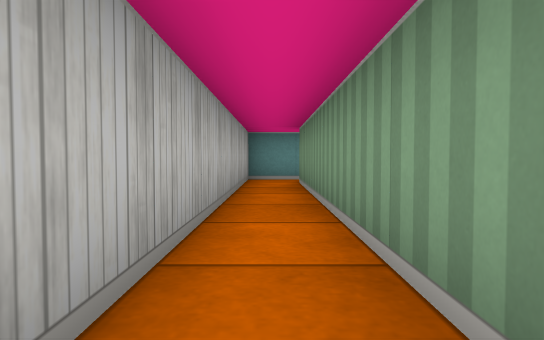
View 1 (above)

15 first-person views from a walk through a cub3D ray-caster map. The camera is about half as high as the walls, tilts 2° down and sees 75° across. The floor is counted in squares. Each view is taken from the middle of a square. On the plan, view 1 faces up. The plan holds only what a view shows up to about 9 squares ahead; the rest is blank.

View 2
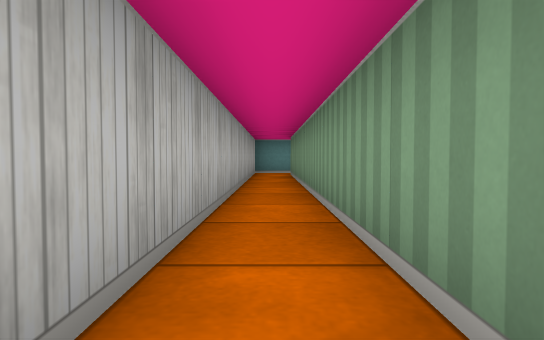

View 3
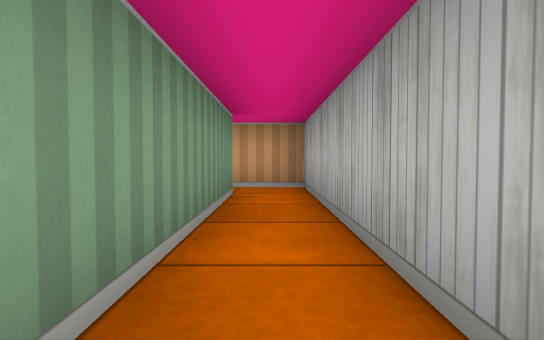

View 4
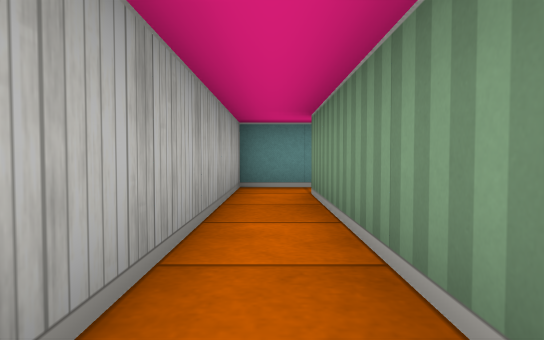

View 5
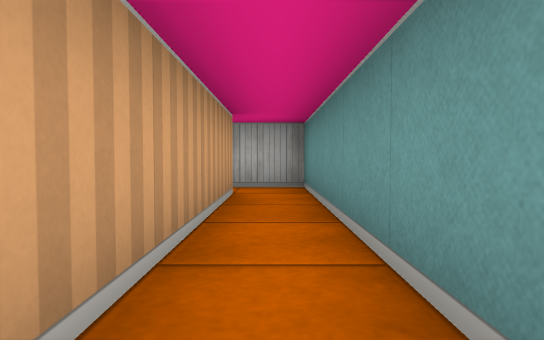

View 6
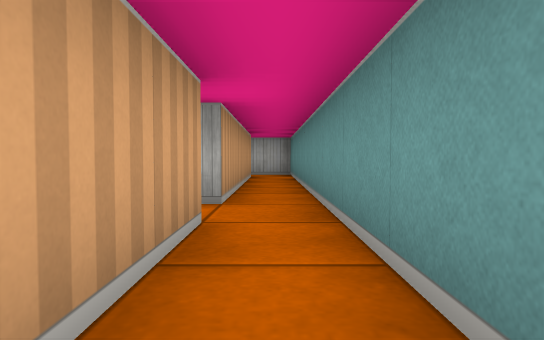

View 7
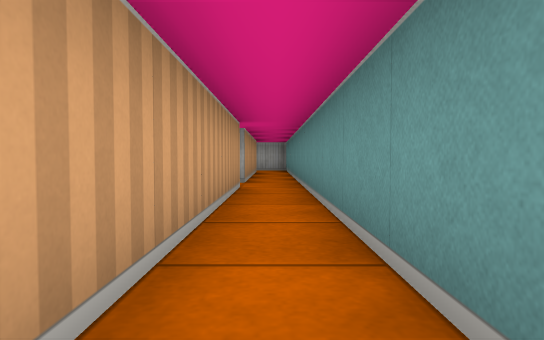

View 8
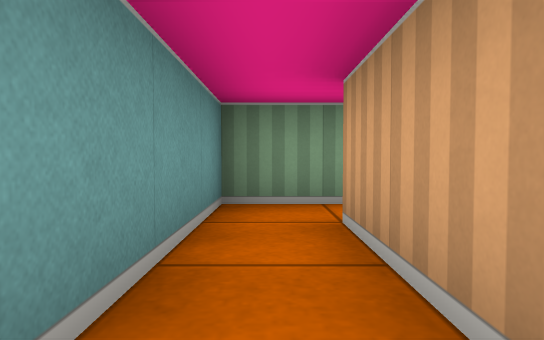

View 9
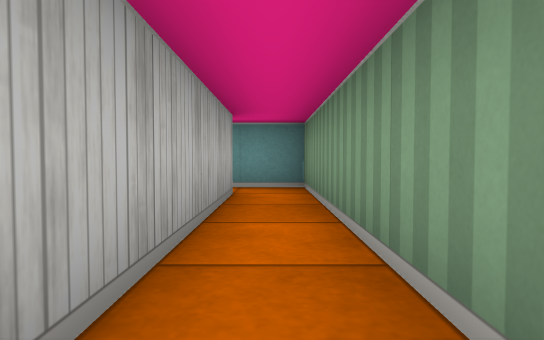

View 10
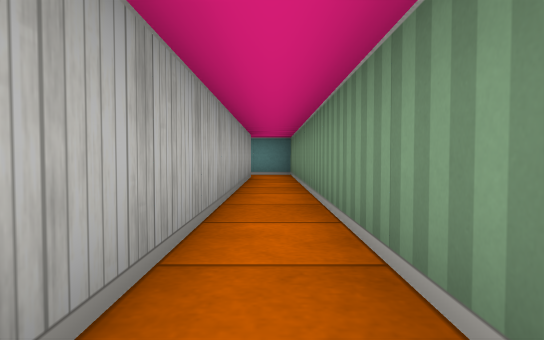

View 11
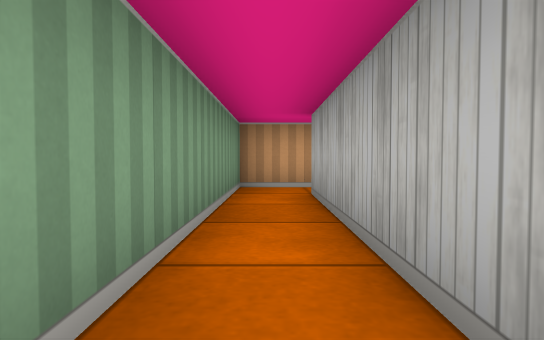

View 12
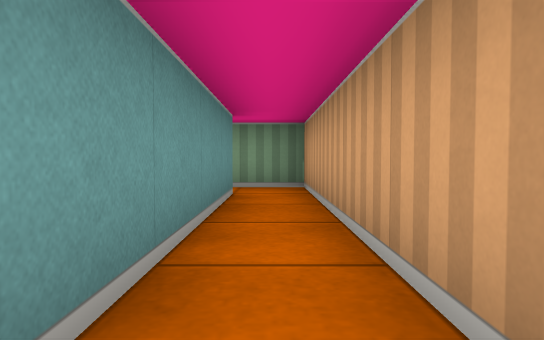

View 13
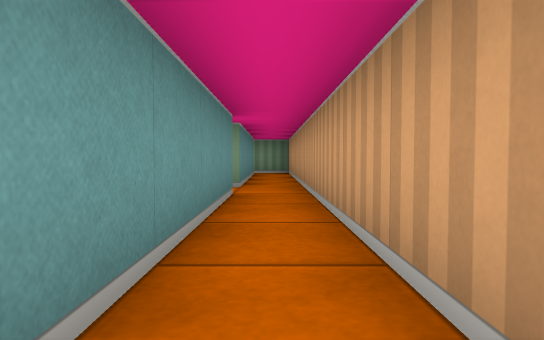

View 14
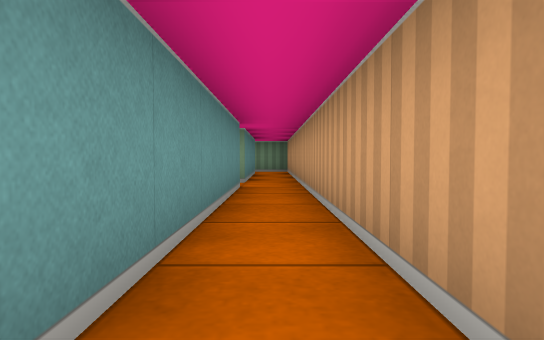

View 15
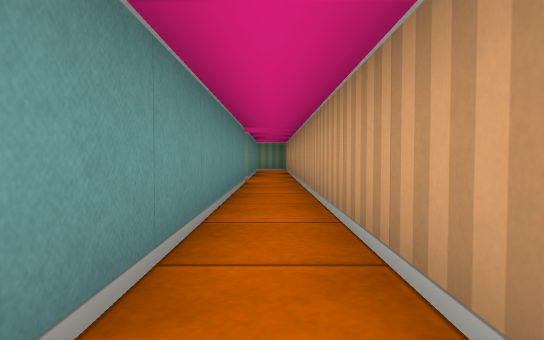

### Floor plan
Points are (right, up) in squares from view 1. A wall is a line through its corners. A room is listed if a view was taken in it or the views show most of it. See-through windows are left out.
Room 1 (views 1, 2, 3, 4, 15)
walls: (0.5, -2.5) (0.5, 6.5); (0.5, 7.5) (-0.5, 7.5) (-0.5, -3.5) (0.5, -3.5)
ways out: opening at (0, 7) to room 2; opening at (1, -3) to room 3
Room 2 (views 5, 6, 7, 8)
walls: (6.5, 6.5) (11.5, 6.5); (0.5, 6.5) (5.5, 6.5); (12.5, 6.5) (12.5, 7.5) (0.5, 7.5)
ways out: opening at (0, 7) to room 1; opening at (12, 6) to room 3; opening at (6, 6)
Room 3 (views 9, 10, 11, 12, 13, 14)
walls: (6.5, -2.5) (0.5, -2.5); (0.5, -3.5) (12.5, -3.5) (12.5, 6.5); (11.5, 6.5) (11.5, -2.5) (7.5, -2.5)
ways out: opening at (1, -3) to room 1; opening at (12, 6) to room 2; opening at (7, -2)

Positions as (right, up) in squares from view 1, and headings:
1: (0, 0), facing up
2: (0, -3), facing up
3: (0, 2), facing down
4: (0, 2), facing up
5: (5, 7), facing left
6: (9, 7), facing left
7: (12, 7), facing left
8: (9, 7), facing right
9: (12, 2), facing up
10: (12, -2), facing up
11: (12, 2), facing down
12: (7, -3), facing right
13: (2, -3), facing right
14: (1, -3), facing right
15: (0, -3), facing right
